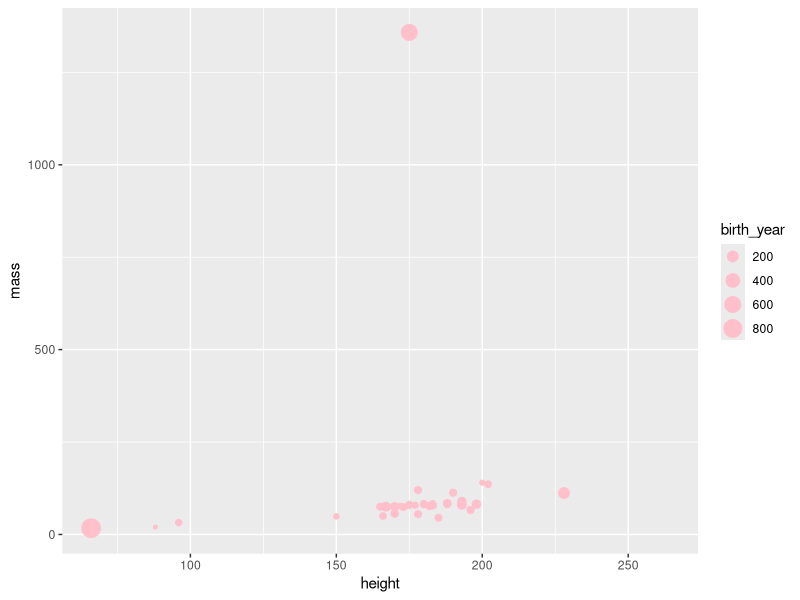
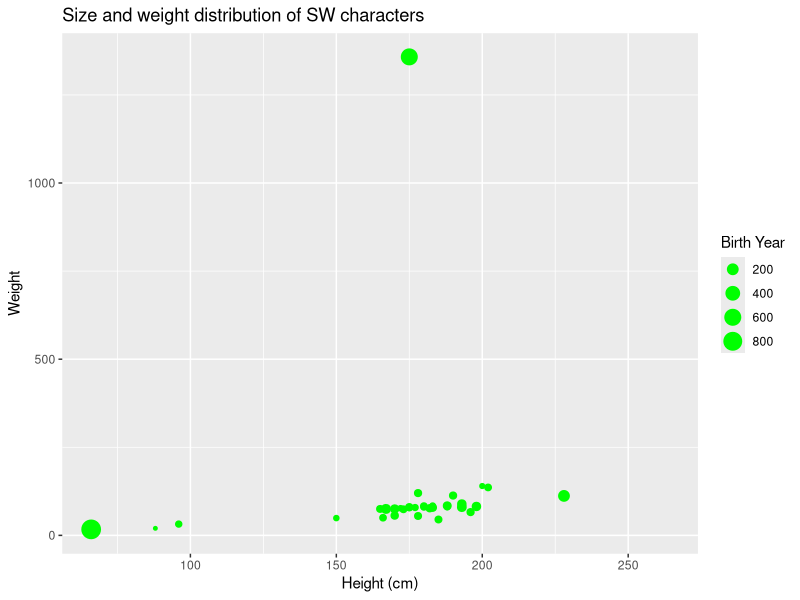
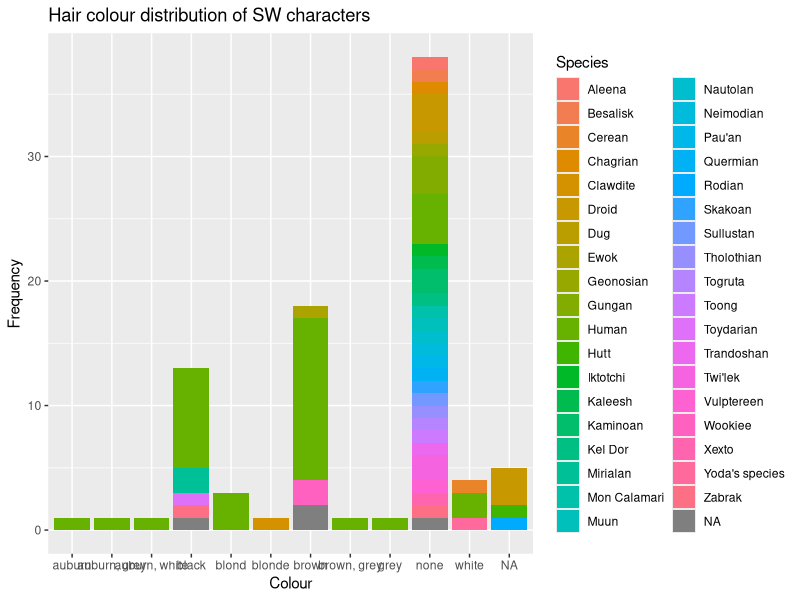
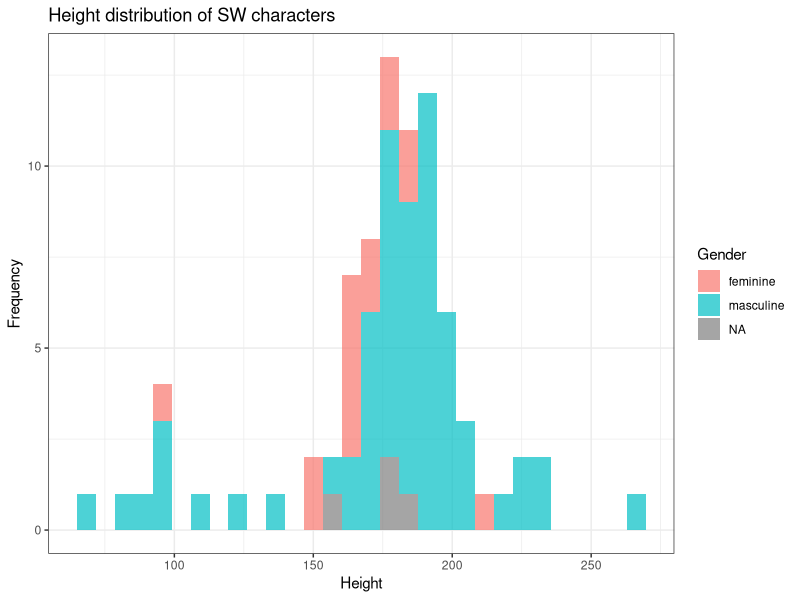
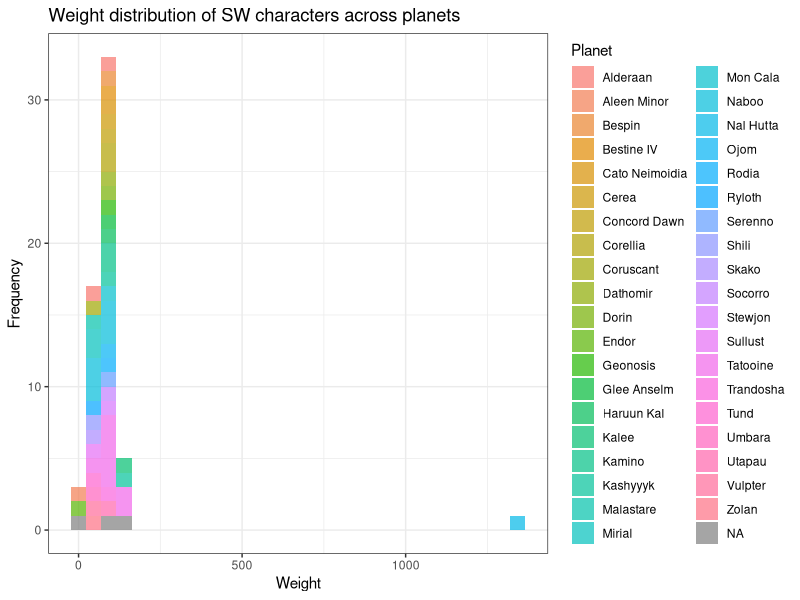
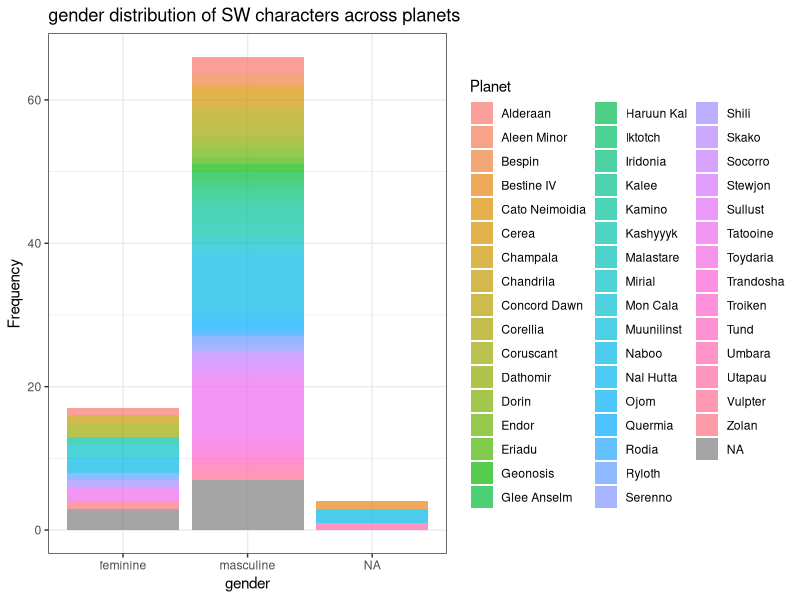
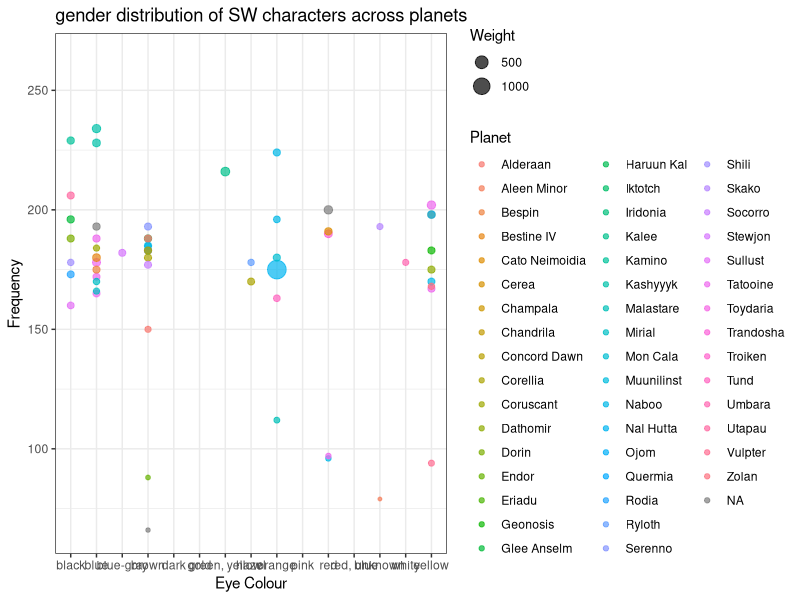

Recreate these plots in R, in order.
## ---- chunk 1
library(tidyverse)
## ---- chunk 2
glimpse(starwars)
## ---- chunk 3
ggplot(starwars, 
       aes(x = height, y = mass, color = gender, size = birth_year)) +
  geom_point(color = "pink")
## ---- chunk 4
ggplot(starwars, 
       aes(x = height, y = mass, color = gender, size = birth_year)) +
  geom_point(color = "green") +
  labs(
    title = "Size and weight distribution of SW characters",
    x = "Height (cm)", 
    y = "Weight",
    size = "Birth Year"
    )
## ---- chunk 5
ggplot(starwars, aes(x = hair_color, fill = species)) +
  geom_bar() +
  labs(
    title = "Hair colour distribution of SW characters",
    x = "Colour", 
    y = "Frequency",
    fill = "Species"
    )
## ---- chunk 6
ggplot(starwars, aes(x = height, fill = gender)) +
  geom_histogram(alpha = 0.7) + theme_bw() +
  labs(
    title = "Height distribution of SW characters",
    x = "Height", 
    y = "Frequency",
    fill = "Gender"
    )
## ---- chunk 7
ggplot(starwars, aes(x = mass, fill = homeworld)) +
  geom_histogram(alpha = 0.7) + theme_bw() +
  labs(
    title = "Weight distribution of SW characters across planets",
    x = "Weight", 
    y = "Frequency",
    fill = "Planet"
    )
## ---- chunk 8
ggplot(starwars, aes(x = gender, fill = homeworld)) +
  geom_bar(alpha = 0.7) + theme_bw() +
  labs(
    title = "gender distribution of SW characters across planets",
    x = "gender", 
    y = "Frequency",
    fill = "Planet"
    )
## ---- chunk 9
ggplot(starwars, aes(x = eye_color, y = height, size = mass, color = homeworld)) +
  geom_point(alpha = 0.7) + theme_bw() +
  labs(
    title = "gender distribution of SW characters across planets",
    x = "Eye Colour", 
    y = "Frequency",
    color = "Planet",
    size = "Weight"
    )
